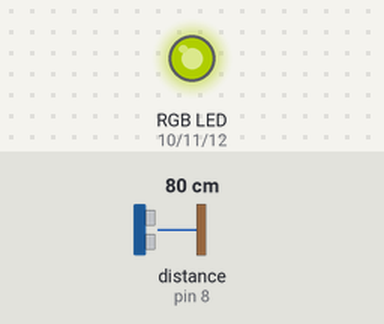
This sketch was run on a simulated Arduino Uno, built with avr-gcc and run on an emulated ATmega328P. On the bench: an RGB LED mixed from three pins (HIGH = lit). Wiring (inferred from the names in the program): ultrasonic range finder: trigger pin 7; echo pin 8. Inputs (shaded band) come from the test bench; at power-on: distance to the obstacle (sensor on pin 8) 80 cm. The echo pulse lasts 58.3 µs per cm; dim RGB values are drawn brighter than linear; pins used as bus, display or sensor lines are not drawn.

Above: at 1.2 s.
1.3 s: distance to the obstacle (sensor on pin 8) set to 2 cm
At 2.2 s:
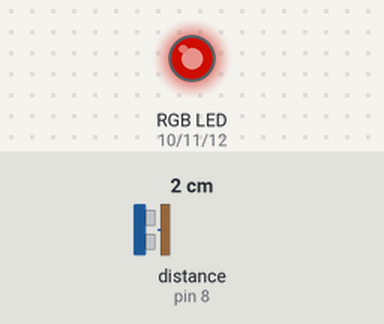
4.3 s: distance to the obstacle (sensor on pin 8) set to 120 cm
At 6.98 s:
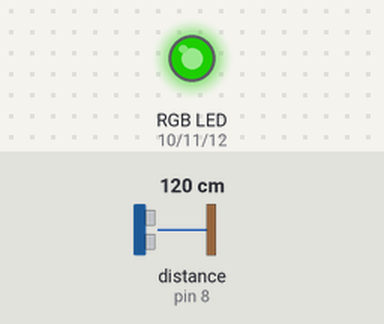
7.3 s: distance to the obstacle (sensor on pin 8) set to 250 cm
At 15.7 s:
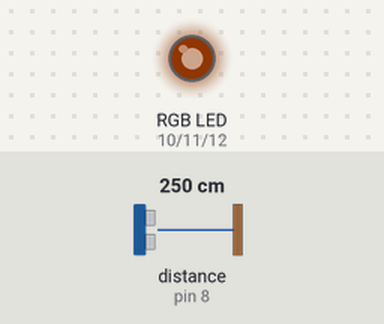
Timing chart, 0 to 16.3 s (numbered marks = the images above; inputs shaded):
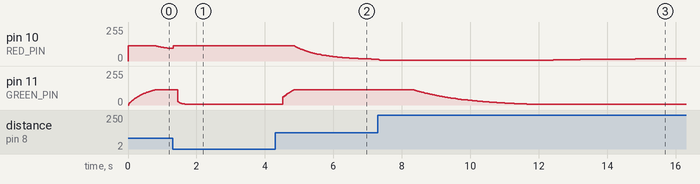

The sketch:

distance1.ino
```cpp
#define TRIG_PIN 7
#define ECHO_PIN 8

#define RED_PIN 10
#define GREEN_PIN 11
#define BLUE_PIN 12

void setup() {
  pinMode(TRIG_PIN, OUTPUT);
  pinMode(ECHO_PIN, INPUT);

  pinMode(RED_PIN, OUTPUT);
  pinMode(GREEN_PIN, OUTPUT);
  pinMode(BLUE_PIN, OUTPUT);

  Serial.begin(9600);
}

long filteredDuration = 0;
int filteredDistance = 0;

void setColor(int hue) {

 double lightness = 0.3;
 double saturation = 0.9;
 double r1;
 double g1;
 double b1;

//HSL to RGB formulas from https://en.wikipedia.org/wiki/HSL_and_HSV

   double h1 = hue/60.0;
   double c = (1 - abs(2*lightness - 1))*saturation;
   double x = c * (1 - abs(fmod(h1, 2) - 1));

   double m = lightness - c / 2;

   if(0 <= h1 && h1 <= 1) {
    r1 = c; g1 = x; b1 = 0;
   } else if(1 <= h1 && h1 <=2) {
    r1 = x; g1 = c; b1 = 0;
   } else if( 2 <= h1 && h1 <= 3) {
    r1 = 0; g1 = c; b1 = x;
   } else if(3 <= h1 && h1 <= 4) {
    r1 = 0; g1 = x; b1 = c;
   } else if(4 <= h1 && h1 <= 5) {
    r1 = x; g1 = 0; b1 = c;
   } else if(5 <= h1 && h1 < 6) {
    r1 = c; g1 = 0; b1 = x;
   } else {
    r1 = 0; g1 = 0; b1 = 0;
   }

   double r = r1 + m;
   double g = g1 + m;
   double b = b1 + m;

   int k = 200;

   analogWrite(RED_PIN, r*k);
   analogWrite(GREEN_PIN, g*k);
   analogWrite(BLUE_PIN, b*k);
}

void loop() {
  // put your main code here, to run repeatedly:
  digitalWrite(TRIG_PIN, LOW);
  delayMicroseconds(2);
//  delayMicroseconds(2000);
  digitalWrite(TRIG_PIN, HIGH);
  delayMicroseconds(10);
  digitalWrite(TRIG_PIN, LOW);


  long duration = pulseIn(ECHO_PIN, HIGH);
  filteredDuration = (99*filteredDuration + duration)/100;

//  int distance = duration*0.034/2;
  int distance = filteredDuration*0.034/2;

//    Serial.print("hi");
//    Serial.println(i);
//    Serial.print("duration ");
//    Serial.print(duration);
//    Serial.print(" distance ");
//    Serial.println(distance);
//    Serial.println("");

//  int filteredDistance = (filteredDistance*10 + distance)/11;
  int filteredDistance = distance;

  int hue = filteredDistance > 360 ? 360 : filteredDistance;
    setColor(hue);

//    i++;
//    delay(10);
}
```

Measured:
- after the input at 1.3 s, pin 11 (GREEN_PIN): moves from 114/255 to 7/255 over 0.19 s, starting after 0.16 s
- after the input at 4.3 s, pin 10 (RED_PIN): moves from 114/255 to 15/255 over 2.2 s, starting after 0.56 s; pin 11 (GREEN_PIN): moves from 7/255 to 114/255 over 0.32 s, starting after 0.22 s
- after the input at 7.3 s, pin 11 (GREEN_PIN): moves from 114/255 to 6/255 over 3.5 s, starting after 1.1 s
